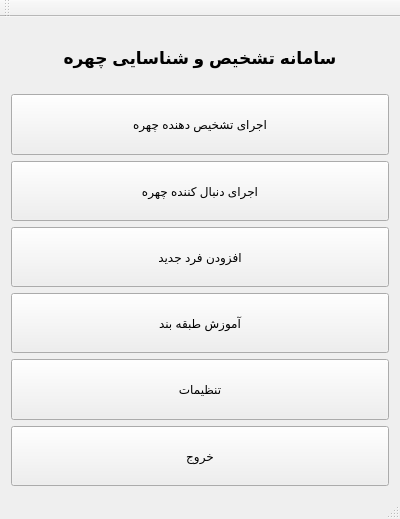
<?xml version="1.0" encoding="UTF-8"?>
<ui version="4.0">
 <class>MainWindow</class>
 <widget class="QMainWindow" name="MainWindow">
  <property name="geometry">
   <rect>
    <x>0</x>
    <y>0</y>
    <width>400</width>
    <height>519</height>
   </rect>
  </property>
  <property name="windowTitle">
   <string>سامانه تشخیص و شناسایی چهره</string>
  </property>
  <widget class="QWidget" name="centralWidget">
   <layout class="QVBoxLayout" name="verticalLayout">
    <item>
     <widget class="QLabel" name="label">
      <property name="font">
       <font>
        <pointsize>13</pointsize>
        <weight>75</weight>
        <bold>true</bold>
       </font>
      </property>
      <property name="text">
       <string>سامانه تشخیص و شناسایی چهره</string>
      </property>
      <property name="alignment">
       <set>Qt::AlignCenter</set>
      </property>
     </widget>
    </item>
    <item>
     <widget class="QPushButton" name="pushButton_runFaceIdentifier">
      <property name="sizePolicy">
       <sizepolicy hsizetype="Minimum" vsizetype="Preferred">
        <horstretch>0</horstretch>
        <verstretch>0</verstretch>
       </sizepolicy>
      </property>
      <property name="text">
       <string>اجرای تشخیص دهنده چهره</string>
      </property>
     </widget>
    </item>
    <item>
     <widget class="QPushButton" name="pushButton_runFaceTracker">
      <property name="sizePolicy">
       <sizepolicy hsizetype="Minimum" vsizetype="Preferred">
        <horstretch>0</horstretch>
        <verstretch>0</verstretch>
       </sizepolicy>
      </property>
      <property name="text">
       <string>اجرای دنبال کننده چهره</string>
      </property>
     </widget>
    </item>
    <item>
     <widget class="QPushButton" name="pushButton_addNewPerson">
      <property name="sizePolicy">
       <sizepolicy hsizetype="Minimum" vsizetype="Preferred">
        <horstretch>0</horstretch>
        <verstretch>0</verstretch>
       </sizepolicy>
      </property>
      <property name="text">
       <string>افزودن فرد جدید</string>
      </property>
     </widget>
    </item>
    <item>
     <widget class="QPushButton" name="pushButton_trainClassifier">
      <property name="sizePolicy">
       <sizepolicy hsizetype="Minimum" vsizetype="Preferred">
        <horstretch>0</horstretch>
        <verstretch>0</verstretch>
       </sizepolicy>
      </property>
      <property name="text">
       <string>آموزش طبقه بند</string>
      </property>
     </widget>
    </item>
    <item>
     <widget class="QPushButton" name="pushButton_setting">
      <property name="sizePolicy">
       <sizepolicy hsizetype="Minimum" vsizetype="Preferred">
        <horstretch>0</horstretch>
        <verstretch>0</verstretch>
       </sizepolicy>
      </property>
      <property name="text">
       <string>تنظیمات</string>
      </property>
     </widget>
    </item>
    <item>
     <widget class="QPushButton" name="pushButton_exit">
      <property name="sizePolicy">
       <sizepolicy hsizetype="Minimum" vsizetype="Preferred">
        <horstretch>0</horstretch>
        <verstretch>0</verstretch>
       </sizepolicy>
      </property>
      <property name="text">
       <string>خروج</string>
      </property>
     </widget>
    </item>
   </layout>
  </widget>
  <widget class="QMenuBar" name="menuBar">
   <property name="geometry">
    <rect>
     <x>0</x>
     <y>0</y>
     <width>400</width>
     <height>25</height>
    </rect>
   </property>
  </widget>
  <widget class="QToolBar" name="mainToolBar">
   <attribute name="toolBarArea">
    <enum>TopToolBarArea</enum>
   </attribute>
   <attribute name="toolBarBreak">
    <bool>false</bool>
   </attribute>
  </widget>
  <widget class="QStatusBar" name="statusBar"/>
 </widget>
 <layoutdefault spacing="6" margin="11"/>
 <resources/>
 <connections/>
</ui>
